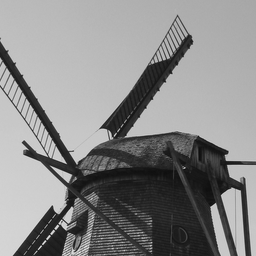
#> input picture task/problem_1_4_image_shift_and_shift_back/windmill.png, 256 x 256 px
$ python image_shift_and_shift_back.py
#> lines starting #> are read from the running program, lines starting #| are printed output that depends on the picture
import os
import numpy as np
import imageio
import matplotlib.pyplot as plt


def imshift(img, k, l):
    # Px of high, width
    img_high, img_width = img.shape
    shifted_img = np.zeros((img_high, img_width))
    # double loops implement the periodical boundary conditions
    for i in range(img_high):
        for j in range(img_width):
            shifted_img[(i - k) % img_high, (j - l) % img_width] = img[i, j]

    return shifted_img


def imshow(img, shifted_img):
    # Display  (a) Original
    fig, axes = plt.subplots(1, 2, figsize=(10, 5))
    axes[0].imshow(img, cmap='gray')
    axes[0].set_title(' (a) Original')
    axes[0].axis('off')

    # Display  (b) Periodical
    axes[1].imshow(shifted_img, cmap='gray')
    axes[1].set_title(' (b) Periodical')
    axes[1].axis('off')

    plt.show()

def imsave(save_path, shifted_img):
    if os.path.exists(save_path):
        # Remove the existing file if it exists
        os.remove(save_path)
    # Normalize shifted_img to range [0, 255] and convert to uint8
    shifted_img = ((shifted_img - shifted_img.min()) / (shifted_img.max() - shifted_img.min()) * 255).astype(np.uint8)
    imageio.imwrite(save_path, shifted_img)

image_input = 'windmill.png'
k, l = 100, -50
# Load the image
x = imageio.imread(image_input)
#> x is the input picture: shape (256, 256); min 11, max 244, mean 137
# shifting the image in the direction (k, l)
shifted_x = imshift(x, k, l)
#> after the loop in imshift, `for i in range(img_high):`:
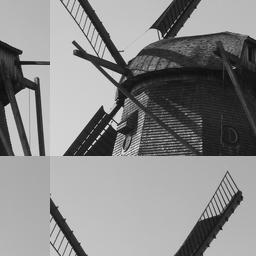
#> shifted_img: shape (256, 256) float64; min 11, max 244, mean 137

shifted_img_output = 'windmill-shift.png'
imsave(shifted_img_output, shifted_x)
imshow(x, shifted_x)
#> in imshow, `plt.show()`:
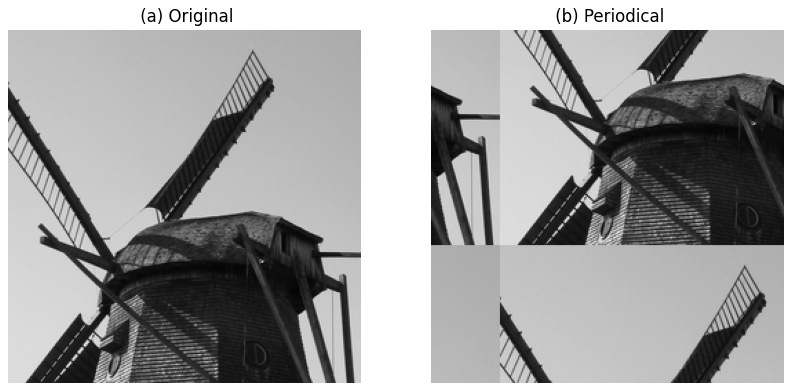
#> figure drawn by matplotlib, 2 panels
# shift it back in the direction ( k, l)
shifted_back_x = imshift(shifted_x, -k, -l)
# Check
result = np.array_equal(x, shifted_back_x)
#> result = True

print(f"shifted_back_x_result: { result }")
#| shifted_back_x_result: True
